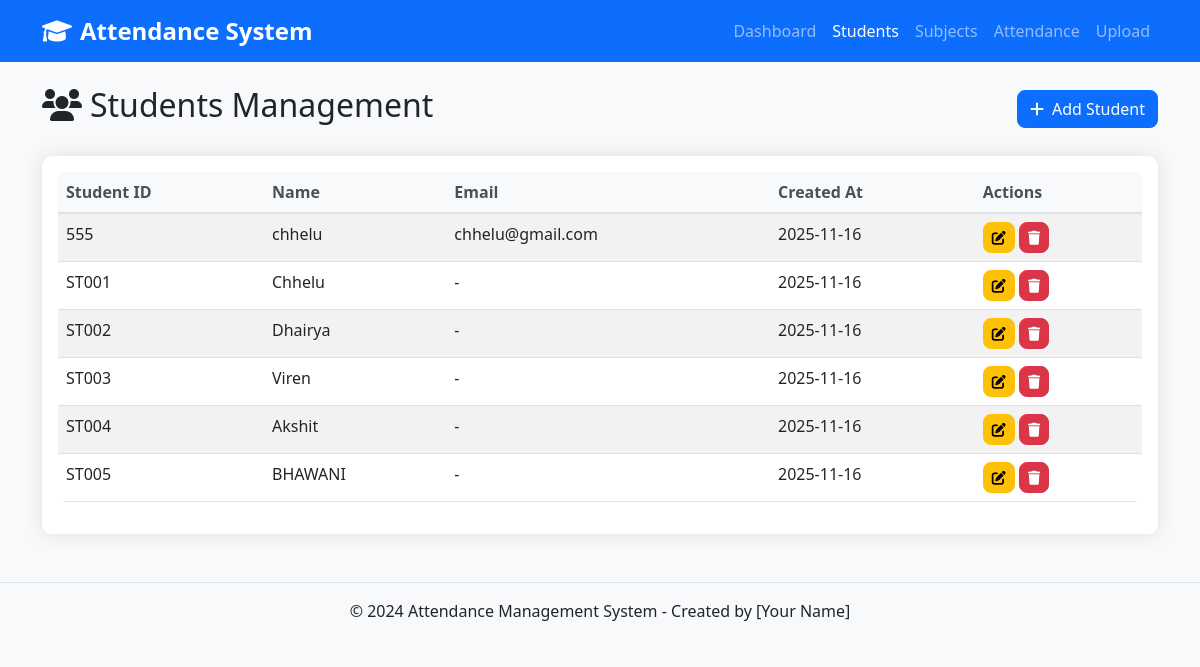
/students, run on the app's committed database.
### app.py (models this page shows, shortened)
class Student(db.Model):
    id = db.Column(db.Integer, primary_key=True)
    student_id = db.Column(db.String(20), unique=True, nullable=False)
    name = db.Column(db.String(100), nullable=False)
    email = db.Column(db.String(100))
    created_at = db.Column(db.DateTime, default=datetime.utcnow)

### app.py (the view)
@app.route('/students')
def students():
    students = Student.query.all()
    return render_template('students.html', students=students)

### templates/students.html (shortened to what this page needs)
{% extends "base.html" %}
{% block content %}
<div class="row">
    <div class="col-12">
        <div class="d-flex justify-content-between align-items-center mb-4">
            <h2><i class="fas fa-users me-2"></i>Students Management</h2>
            <button class="btn btn-primary" data-bs-toggle="modal" data-bs-target="#studentModal">
                <i class="fas fa-plus me-2"></i>Add Student
            </button>
        </div>
    </div>
</div>
<div class="card">
    <div class="card-body">
        <div class="table-responsive">
            <table class="table table-striped">
                <thead>
                    <tr>
                        <th>Student ID</th>
                        <th>Name</th>
                        <th>Email</th>
                        <th>Created At</th>
                        <th>Actions</th>
                    </tr>
                </thead>
                <tbody id="studentsTable">
                    {% for student in students %}
                    <tr>
                        <td>{{ student.student_id }}</td>
                        <td>{{ student.name }}</td>
                        <td>{{ student.email or '-' }}</td>
                        <td>{{ student.created_at.strftime('%Y-%m-%d') }}</td>
                        <td>
                            <button class="btn btn-sm btn-warning" onclick="editStudent({{ student.id }}, '{{ student.student_id }}', '{{ student.name }}', '{{ student.email or '' }}')">
                                <i class="fas fa-edit"></i>
                            </button>
                            <button class="btn btn-sm btn-danger" onclick="deleteStudent({{ student.id }})">
                                <i class="fas fa-trash"></i>
                            </button>
                        </td>
                    </tr>
                    {% endfor %}
                </tbody>
            </table>
        </div>
    </div>
</div>
{% endblock %}

### templates/base.html (shortened to what this page needs)
<!DOCTYPE html>
<html lang="en">
<head>
    <link href="https://cdn.jsdelivr.net/npm/bootstrap@5.1.3/dist/css/bootstrap.min.css" rel="stylesheet">
    <link href="https://cdnjs.cloudflare.com/ajax/libs/font-awesome/6.0.0/css/all.min.css" rel="stylesheet">
    <link href="{{ url_for('static', filename='css/style.css') }}" rel="stylesheet">
</head>
<body>
    <nav class="navbar navbar-expand-lg navbar-dark bg-primary">
        <div class="container">
            <a class="navbar-brand" href="{{ url_for('dashboard') }}">
                <i class="fas fa-graduation-cap me-2"></i>Attendance System
            </a>
            <div class="navbar-nav ms-auto">
                <a class="nav-link" href="{{ url_for('dashboard') }}">Dashboard</a>
                <a class="nav-link" href="{{ url_for('students') }}">Students</a>
                <a class="nav-link" href="{{ url_for('subjects') }}">Subjects</a>
                <a class="nav-link" href="{{ url_for('attendance') }}">Attendance</a>
                <a class="nav-link" href="{{ url_for('upload_page') }}">Upload</a>
            </div>
        </div>
    </nav>
    <div class="container mt-4">
        {% block content %}{% endblock %}
    </div>
    <footer class="bg-light text-center py-3 mt-5">
        <div class="container">
            <p class="mb-0">&copy; 2024 Attendance Management System - Created by [Your Name]</p>
        </div>
    </footer>
</body>
</html>

### static/css/style.css (style rules this page uses)
:root { --primary-color: #007bff; --secondary-color: #6c757d; --success-color: #28a745; --danger-color: #dc3545; --warning-color: #ffc107; --info-color: #17a2b8; }
body { background-color: #f8f9fa; font-family: 'Segoe UI', Tahoma, Geneva, Verdana, sans-serif; }
.navbar-brand { font-weight: bold; font-size: 1.5rem; }
.card { border: none; border-radius: 10px; box-shadow: 0 0 20px rgba(0, 0, 0, 0.1); margin-bottom: 20px; }
.btn { border-radius: 8px; font-weight: 500; transition: all 0.3s ease; }
.table { border-radius: 8px; overflow: hidden; }
.table thead th { background-color: #f8f9fa; border-bottom: 2px solid #dee2e6; font-weight: 600; color: #495057; }
footer { margin-top: auto; background-color: #f8f9fa !important; border-top: 1px solid #dee2e6; }
.card { animation: fadeIn 0.5s ease-out; }

### data on the page
Student: student_id "555", name "chhelu", email "chhelu@gmail.com", created_at "2025-11-16"
Student: student_id "ST001", name "Chhelu", email "-", created_at "2025-11-16"
Student: student_id "ST002", name "Dhairya", email "-", created_at "2025-11-16"
Student: student_id "ST003", name "Viren", email "-", created_at "2025-11-16"
Student: student_id "ST004", name "Akshit", email "-", created_at "2025-11-16"
Student: student_id "ST005", name "BHAWANI", email "-", created_at "2025-11-16"
